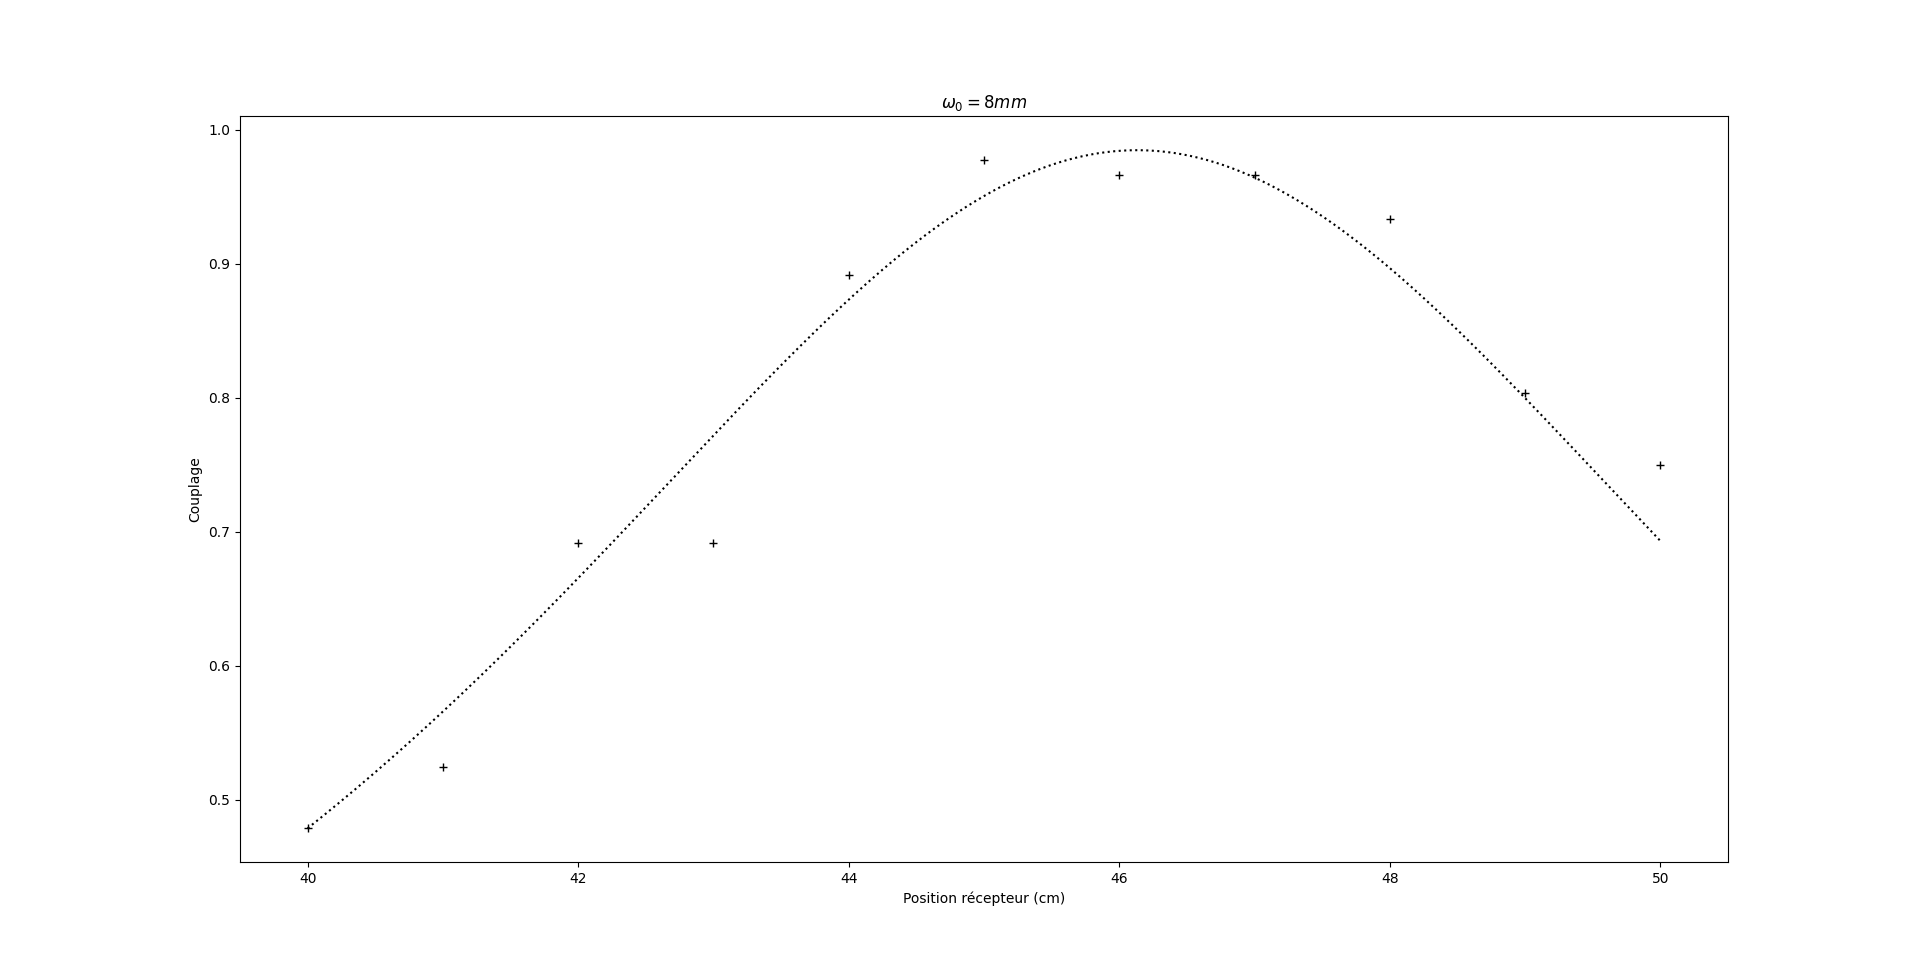

This figure's Python source:
import enum
import numpy as np
import matplotlib.pyplot as plt
from matplotlib.colors import BoundaryNorm
from matplotlib.ticker import MaxNLocator
import matplotlib.colors as colors
import pandas as pd

#Global parameters
FREQ = 50e9
LAMBDA = 3e8/FREQ
OMEGA_01 = 8e-3
L_x = 0.10
L_z = 0.50

#Number of pixels relative to the y and z axis
N_x = 100
N_z = 1000


#Automatically computed parameters
k = 2*np.pi/LAMBDA
beams = []
optical_systems = []



x_ = np.linspace(-L_x,L_x, N_x)
z_ = np.linspace(0,L_z, N_z)
X, Z = np.meshgrid(x_, z_)
FIELD = np.zeros((N_z,N_x), dtype='complex128')



  




class Optical_system():
    def __init__(self, A, B, C, D, pos, diameter=0.1) -> None:
        self.A, self.B, self.C, self.D = A, B, C, D
        self.pos = pos
        optical_systems.append(self)
        self.diameter = diameter


class Gaussian_beam:
    def __init__(self, w0, z0=0, range_left = 0) -> None:
        self.w0 = w0
        self.z0 = z0
        self.zr = (np.pi*w0**2)/LAMBDA
        beams.append(self)
        self.range_left = range_left
        OS_candidates = [OS for OS in optical_systems if self.range_left < OS.pos < L_z]
        if OS_candidates:
            self.final_optical_system = OS_candidates[np.argmin([OS.pos for OS in OS_candidates])]
            self.range_right = self.final_optical_system.pos
        else:
            self.final_optical_system = None
            self.range_right = L_z

    def omega(self, z):
        return self.w0 * np.sqrt(1 + ((z-self.z0)/self.zr)**2)

    def R(self, z):
        return z - self.z0 + (self.zr**2)/(z-self.z0)
    
    def phi_0(self, z):
        return np.arctan((z-self.z0)/self.zr)

    def E(self, r, z):
        return (2/(np.pi*self.omega(z)**2))**0.5 * np.exp(-r**2/(self.omega(z)**2) - 1j*k*(z-self.z0)*0 - (1j*np.pi*r**2)/(LAMBDA*self.R(z)) + 1j*self.phi_0(z)/2)

    def plot(self, intensity=False, L_x = 10*LAMBDA, L_z = 20*LAMBDA):
        x_ = np.linspace(-L_x,L_x, 10)
        z_ = np.linspace(-L_z,L_z, 20)
        X, Z = np.meshgrid(x_, z_)
        if intensity: U = np.abs(self.E(X,Z))
        else:U = np.real(self.E(X,Z)) 
        plt.pcolormesh(Z,X,U,shading="gouraud")
        plt.axis('scaled')
        plt.show()

def plot_intensity():
    global FIELD
    for Beam in beams:
        z_range = (Z[:,0] <= Beam.range_right) * (Z[:,0] > Beam.range_left)
        filter = np.diag(z_range)
        U = filter @ Beam.E(X,Z)
        FIELD += U
    plt.pcolormesh(Z*1e2,X*1e2,np.abs(FIELD),shading="gouraud")
    plt.axis('scaled')
    plt.show()

def plot_field():
    global FIELD
    for Beam in beams:
        I = np.eye()
        U = Beam.E(X,Z)
        FIELD += U
    plt.pcolormesh(Z,X,np.real(FIELD),shading="gouraud")
    plt.axis('scaled')
    plt.show()

def compute_beam_transformation():
    for Beam in beams:
        if Beam.final_optical_system:
            Lens = Beam.final_optical_system
            d_in = Lens.pos - Beam.z0
            d_out = -((Lens.A*d_in + Lens.B) * (Lens.C*d_in + Lens.D) + Lens.A*Lens.C*Beam.zr**2) /((Lens.C*d_in + Lens.D)**2  + Lens.C**2 * Beam.zr**2)
            w_out = Beam.w0 / np.sqrt((Lens.C*d_in + Lens.D)**2 + Lens.C**2 * Beam.zr**2)
            B = Gaussian_beam(w0 = w_out, z0 = Lens.pos + d_out, range_left = Lens.pos)


def plot_env():
    style='r'
    plt.gca().set_aspect("equal")
    plt.axis((0, L_z*1e2, -L_x*1e2, L_x*1e2))
    for i, Beam in enumerate(beams):
        z_plot = z_[int(Beam.range_left*N_z/L_z):int(Beam.range_right*N_z/L_z)+1]
        plt.plot(z_plot*1e2, Beam.omega(z_plot)*1e2, style)
        plt.plot(z_plot*1e2, -Beam.omega(z_plot)*1e2, style)
    for OS in optical_systems:
        y_min = 0.5 - 0.25 * OS.diameter / L_x
        y_max = 0.5 + 0.25 * OS.diameter / L_x
        plt.axvline(x=OS.pos*1e2, ymin = y_min, ymax= y_max)
    
    plt.show()

def coupling(Beam1, Beam2):
    x = Beam1.w0 / Beam2.w0
    delta_z = Beam1.z0 - Beam2.z0
    return 4 / ((x + 1/x)**2 + (LAMBDA * delta_z / (np.pi*Beam1.w0*Beam2.w0))**2)

def reset_beams():
    global beams
    beams = []


LENS_THICKNESS = 1.5e-2
LENS_CURVATURE = 0.0556

Optical_system(1, LENS_THICKNESS/1.433,-1/0.1, 1+ (1-1.433)*LENS_THICKNESS / (1.433*LENS_CURVATURE), 0.20, diameter=0.07)
#Optical_system(1,0,-1/0.1,1, 0.30, diameter=0.1)

B1 = Gaussian_beam(w0=OMEGA_01, z0=0)
#B2 = Gaussian_beam(w0=OMEGA_01, z0=0.4, range_left=0.3)

df = pd.read_csv('exp_focale_4.csv', sep=',')


plt.plot(df.Zr, 10**((df.G-52.2)/20), 'k+')



offset = -7.5
x_ = np.linspace(0.4,0.5,1000)+offset*1e-2
K = []

for x in x_:
    B1 = Gaussian_beam(w0=OMEGA_01, z0=0)
    B2 = Gaussian_beam(w0=OMEGA_01, z0=x)
    compute_beam_transformation()
    K.append(coupling(B2, beams[-2]))
    reset_beams()



plt.plot(x_*1e2-offset, K, 'k:')
plt.xlabel('Position récepteur (cm)')
plt.ylabel('Couplage')
plt.title(r"$\omega_0=8 mm$")
plt.show()

print(beams)


"""compute_beam_transformation()
B2 = Gaussian_beam(w0=OMEGA_01, z0=0.46)


plot_env()"""
